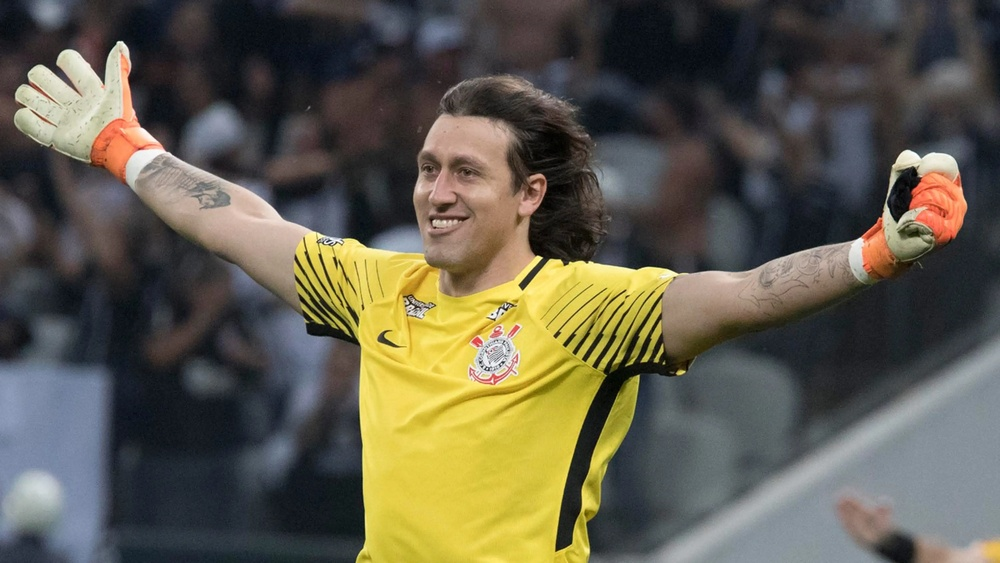
#> input picture images/cassioTarzan.jpg, 1000 x 563 px, shrunk from 3840 x 2162 before the run
$ jupyter execute trabFrank.ipynb
#> lines starting #> are read from the running program, lines starting #| are printed output that depends on the picture; after the words box and inside, x2 and y2 are one past the last pixel; in counts of white or black regions, pixels touching at a corner belong together
#> further down, img is the input picture: shape (563, 1000, 3); mean B, G, R 77.2, 92.4, 96.6
#> the answer given: 3
#> the answer given: 3
[cell 1]
import numpy as np
from PIL import Image
import matplotlib.pyplot as plt
import matplotlib.colors as colors
import cv2

[cell 2]
def trocar_matiz(img, m, x):
  # Converte img para HSV
#> called with m = 3, x = 3
  img = img.astype(np.float32)/255
  hsv = cv2.cvtColor(img, cv2.COLOR_BGR2HSV)
#> hsv: shape (563, 1000, 3) float32; mean H, S, V 150.1, 0.3, 0.4

  # Pega a dimensão da Matiz no array HSV
  matiz = hsv[:, :, 0]
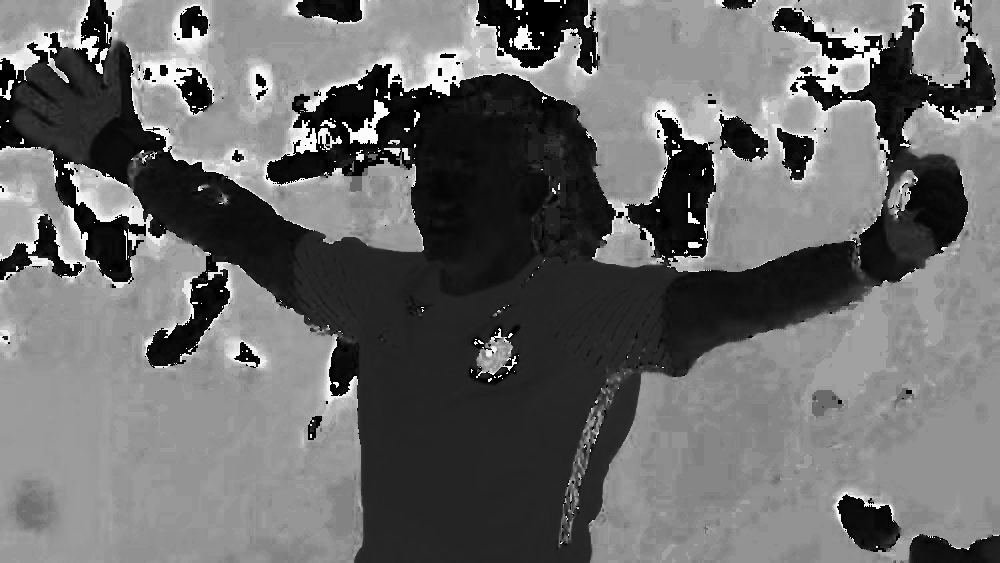
#> matiz: shape (563, 1000) float32; min 0, max 359.6, mean 150; drawn with min black and max white

  # Calcula os valores corrigidos para min e max
  min = (m - x) % 360
  max = (m + x) % 360

  print(min, ' e ', max)
  if min<max:
    mascara = np.logical_and(matiz >= min, matiz <= max)
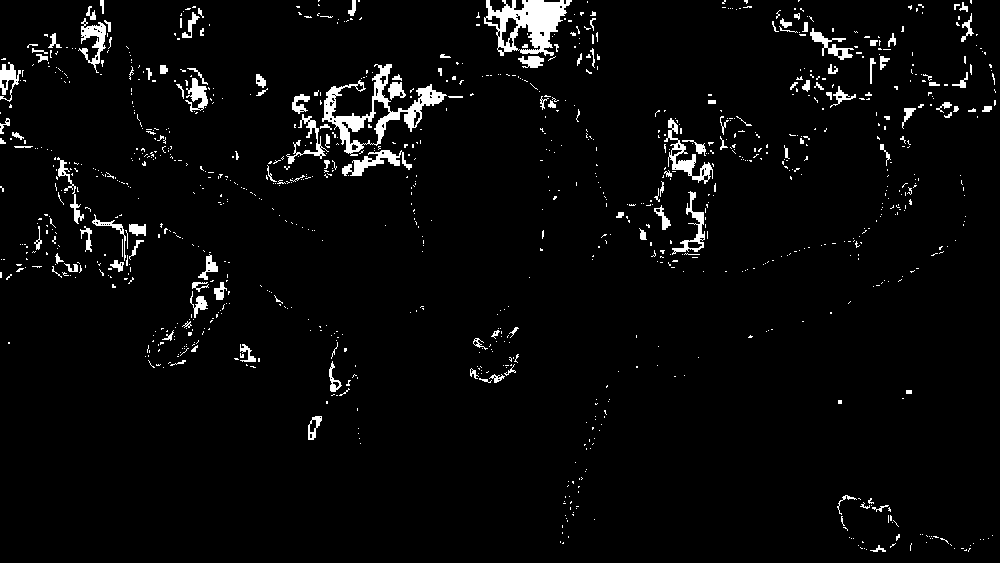
#> mascara: shape (563, 1000) bool; 3.6% white; 1064 white regions (935 under 20 px), largest, box (x1, y1, x2, y2) and area: (322, 64, 447, 156) 2613, (484, 0, 572, 56) 2496, (664, 118, 713, 184) 754
  else:
    mascara = np.logical_or(matiz >= min, matiz <= max)

  matiz[mascara] = (matiz[mascara] + 180) % 360 # soma 180 para pegar o inverso, e % 360 para normalizar o resultado
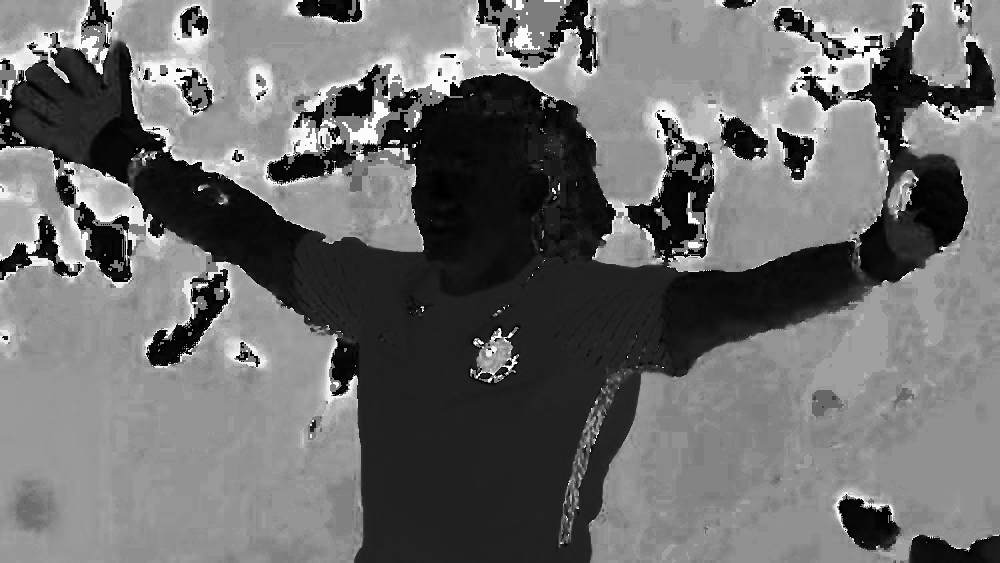
#> matiz: shape (563, 1000) float32; 3.57% of pixels changed, all inside (x1, y1, x2, y2) = (0, 0, 996, 552); drawn with min black and max white

  # Atualiza a dimensão da matiz no array HSV
  hsv[:, :, 0] = matiz
#> hsv: shape (563, 1000, 3) float32; mean H, S, V 156.6, 0.3, 0.4

  # Converte novamente o array hsv agora para RGB
  return cv2.cvtColor(hsv, cv2.COLOR_HSV2RGB)

[cell 3]
img = cv2.imread('images/cassioTarzan.jpg')

#Pega os valores de M e X e converte para inteiro
m = int(input())
x = int(input())


final = trocar_matiz(img, m, x)

#Printa a imagem original
plt.imshow(cv2.cvtColor(img, cv2.COLOR_BGR2RGB))
plt.title("Imagem Original")
plt.xticks([])
plt.yticks([])
plt.show()

#Printa a imagem modificada
plt.imshow(final)
plt.title("Imagem Modificada")
plt.xticks([])
plt.yticks([])
plt.show()
